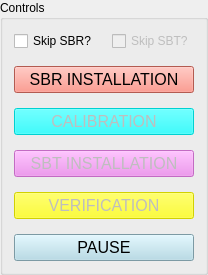
     <widget class="QGroupBox" name="groupBox_2">
      <property name="title">
       <string>Controls</string>
      </property>
      <layout class="QHBoxLayout" name="horizontalLayout_2">
       <item>
        <layout class="QVBoxLayout" name="verticalLayout">
         <property name="spacing">
          <number>15</number>
         </property>
         <item>
          <layout class="QHBoxLayout" name="horizontalLayout_5">
           <item>
            <widget class="QCheckBox" name="CalToggle">
             <property name="text">
              <string>Skip SBR?</string>
             </property>
            </widget>
           </item>
           <item>
            <widget class="QCheckBox" name="VeriToggle">
             <property name="enabled">
              <bool>false</bool>
             </property>
             <property name="text">
              <string>Skip SBT?</string>
             </property>
            </widget>
           </item>
          </layout>
         </item>
         <item>
          <widget class="QPushButton" name="SBRButton">
           <property name="sizePolicy">
            <sizepolicy hsizetype="Minimum" vsizetype="Minimum">
             <horstretch>0</horstretch>
             <verstretch>0</verstretch>
            </sizepolicy>
           </property>
           <property name="palette">
            <palette>
             <active>
              <colorrole role="WindowText">
               <brush brushstyle="SolidPattern">
                <color alpha="255">
                 <red>0</red>
                 <green>0</green>
                 <blue>0</blue>
                </color>
               </brush>
              </colorrole>
              <colorrole role="Button">
               <brush brushstyle="SolidPattern">
                <color alpha="255">
                 <red>250</red>
                 <green>128</green>
                 <blue>114</blue>
                </color>
               </brush>
              </colorrole>
              <colorrole role="Light">
               <brush brushstyle="SolidPattern">
                <color alpha="255">
                 <red>131</red>
                 <green>255</green>
                 <blue>245</blue>
                </color>
               </brush>
              </colorrole>
              <colorrole role="Midlight">
               <brush brushstyle="SolidPattern">
                <color alpha="255">
                 <red>77</red>
                 <green>247</green>
                 <blue>233</blue>
                </color>
               </brush>
              </colorrole>
              <colorrole role="Dark">
               <brush brushstyle="SolidPattern">
                <color alpha="255">
                 <red>12</red>
                 <green>120</green>
                 <blue>111</blue>
                </color>
               </brush>
              </colorrole>
              <colorrole role="Mid">
               <brush brushstyle="SolidPattern">
                <color alpha="255">
                 <red>16</red>
                 <green>160</green>
                 <blue>148</blue>
                </color>
               </brush>
              </colorrole>
              <colorrole role="Text">
               <brush brushstyle="SolidPattern">
                <color alpha="255">
                 <red>0</red>
                 <green>0</green>
                 <blue>0</blue>
                </color>
               </brush>
              </colorrole>
              <colorrole role="BrightText">
               <brush brushstyle="SolidPattern">
                <color alpha="255">
                 <red>255</red>
                 <green>255</green>
                 <blue>255</blue>
                </color>
               </brush>
              </colorrole>
              <colorrole role="ButtonText">
               <brush brushstyle="SolidPattern">
                <color alpha="255">
                 <red>0</red>
                 <green>0</green>
                 <blue>0</blue>
                </color>
               </brush>
              </colorrole>
              <colorrole role="Base">
               <brush brushstyle="SolidPattern">
                <color alpha="255">
                 <red>250</red>
                 <green>128</green>
                 <blue>114</blue>
                </color>
               </brush>
              </colorrole>
              <colorrole role="Window">
               <brush brushstyle="SolidPattern">
                <color alpha="255">
                 <red>250</red>
                 <green>128</green>
                 <blue>114</blue>
                </color>
               </brush>
              </colorrole>
              <colorrole role="Shadow">
               <brush brushstyle="SolidPattern">
                <color alpha="255">
                 <red>0</red>
                 <green>0</green>
                 <blue>0</blue>
                </color>
               </brush>
              </colorrole>
              <colorrole role="AlternateBase">
               <brush brushstyle="SolidPattern">
                <color alpha="255">
                 <red>139</red>
                 <green>247</green>
                 <blue>238</blue>
                </color>
               </brush>
              </colorrole>
              <colorrole role="ToolTipBase">
               <brush brushstyle="SolidPattern">
                <color alpha="255">
                 <red>255</red>
                 <green>255</green>
                 <blue>220</blue>
                </color>
               </brush>
              </colorrole>
              <colorrole role="ToolTipText">
               <brush brushstyle="SolidPattern">
                <color alpha="255">
                 <red>0</red>
                 <green>0</green>
                 <blue>0</blue>
                </color>
               </brush>
              </colorrole>
             </active>
             <inactive>
              <colorrole role="WindowText">
               <brush brushstyle="SolidPattern">
                <color alpha="255">
                 <red>0</red>
                 <green>0</green>
                 <blue>0</blue>
                </color>
               </brush>
              </colorrole>
              <colorrole role="Button">
               <brush brushstyle="SolidPattern">
                <color alpha="255">
                 <red>250</red>
                 <green>128</green>
                 <blue>114</blue>
                </color>
               </brush>
              </colorrole>
              <colorrole role="Light">
               <brush brushstyle="SolidPattern">
                <color alpha="255">
                 <red>131</red>
                 <green>255</green>
                 <blue>245</blue>
                </color>
               </brush>
              </colorrole>
              <colorrole role="Midlight">
               <brush brushstyle="SolidPattern">
                <color alpha="255">
                 <red>77</red>
                 <green>247</green>
                 <blue>233</blue>
                </color>
               </brush>
              </colorrole>
              <colorrole role="Dark">
               <brush brushstyle="SolidPattern">
                <color alpha="255">
                 <red>12</red>
                 <green>120</green>
                 <blue>111</blue>
                </color>
               </brush>
              </colorrole>
              <colorrole role="Mid">
               <brush brushstyle="SolidPattern">
                <color alpha="255">
                 <red>16</red>
                 <green>160</green>
                 <blue>148</blue>
                </color>
               </brush>
              </colorrole>
              <colorrole role="Text">
               <brush brushstyle="SolidPattern">
                <color alpha="255">
                 <red>0</red>
                 <green>0</green>
                 <blue>0</blue>
                </color>
               </brush>
              </colorrole>
              <colorrole role="BrightText">
               <brush brushstyle="SolidPattern">
                <color alpha="255">
                 <red>255</red>
                 <green>255</green>
                 <blue>255</blue>
                </color>
               </brush>
              </colorrole>
              <colorrole role="ButtonText">
               <brush brushstyle="SolidPattern">
                <color alpha="255">
                 <red>0</red>
                 <green>0</green>
                 <blue>0</blue>
                </color>
               </brush>
              </colorrole>
              <colorrole role="Base">
               <brush brushstyle="SolidPattern">
                <color alpha="255">
                 <red>250</red>
                 <green>128</green>
                 <blue>114</blue>
                </color>
               </brush>
              </colorrole>
              <colorrole role="Window">
               <brush brushstyle="SolidPattern">
                <color alpha="255">
                 <red>250</red>
                 <green>128</green>
                 <blue>114</blue>
                </color>
               </brush>
              </colorrole>
              <colorrole role="Shadow">
               <brush brushstyle="SolidPattern">
                <color alpha="255">
                 <red>0</red>
                 <green>0</green>
                 <blue>0</blue>
                </color>
               </brush>
              </colorrole>
              <colorrole role="AlternateBase">
               <brush brushstyle="SolidPattern">
                <color alpha="255">
                 <red>139</red>
                 <green>247</green>
                 <blue>238</blue>
                </color>
               </brush>
              </colorrole>
              <colorrole role="ToolTipBase">
               <brush brushstyle="SolidPattern">
                <color alpha="255">
                 <red>255</red>
                 <green>255</green>
                 <blue>220</blue>
                </color>
               </brush>
              </colorrole>
              <colorrole role="ToolTipText">
               <brush brushstyle="SolidPattern">
                <color alpha="255">
                 <red>0</red>
                 <green>0</green>
                 <blue>0</blue>
                </color>
               </brush>
              </colorrole>
             </inactive>
             <disabled>
              <colorrole role="WindowText">
               <brush brushstyle="SolidPattern">
                <color alpha="255">
                 <red>12</red>
                 <green>120</green>
                 <blue>111</blue>
                </color>
               </brush>
              </colorrole>
              <colorrole role="Button">
               <brush brushstyle="SolidPattern">
                <color alpha="255">
                 <red>250</red>
                 <green>128</green>
                 <blue>114</blue>
                </color>
               </brush>
              </colorrole>
              <colorrole role="Light">
               <brush brushstyle="SolidPattern">
                <color alpha="255">
                 <red>131</red>
                 <green>255</green>
                 <blue>245</blue>
                </color>
               </brush>
              </colorrole>
              <colorrole role="Midlight">
               <brush brushstyle="SolidPattern">
                <color alpha="255">
                 <red>77</red>
                 <green>247</green>
                 <blue>233</blue>
                </color>
               </brush>
              </colorrole>
              <colorrole role="Dark">
               <brush brushstyle="SolidPattern">
                <color alpha="255">
                 <red>12</red>
                 <green>120</green>
                 <blue>111</blue>
                </color>
               </brush>
              </colorrole>
              <colorrole role="Mid">
               <brush brushstyle="SolidPattern">
                <color alpha="255">
                 <red>16</red>
                 <green>160</green>
                 <blue>148</blue>
                </color>
               </brush>
              </colorrole>
              <colorrole role="Text">
               <brush brushstyle="SolidPattern">
                <color alpha="255">
                 <red>12</red>
                 <green>120</green>
                 <blue>111</blue>
                </color>
               </brush>
              </colorrole>
              <colorrole role="BrightText">
               <brush brushstyle="SolidPattern">
                <color alpha="255">
                 <red>255</red>
                 <green>255</green>
                 <blue>255</blue>
                </color>
               </brush>
              </colorrole>
              <colorrole role="ButtonText">
               <brush brushstyle="SolidPattern">
                <color alpha="255">
                 <red>12</red>
                 <green>120</green>
                 <blue>111</blue>
                </color>
               </brush>
              </colorrole>
              <colorrole role="Base">
               <brush brushstyle="SolidPattern">
                <color alpha="255">
                 <red>250</red>
                 <green>128</green>
                 <blue>114</blue>
                </color>
               </brush>
              </colorrole>
              <colorrole role="Window">
               <brush brushstyle="SolidPattern">
                <color alpha="255">
                 <red>250</red>
                 <green>128</green>
                 <blue>114</blue>
                </color>
               </brush>
              </colorrole>
              <colorrole role="Shadow">
               <brush brushstyle="SolidPattern">
                <color alpha="255">
                 <red>0</red>
                 <green>0</green>
                 <blue>0</blue>
                </color>
               </brush>
              </colorrole>
              <colorrole role="AlternateBase">
               <brush brushstyle="SolidPattern">
                <color alpha="255">
                 <red>24</red>
                 <green>240</green>
                 <blue>222</blue>
                </color>
               </brush>
              </colorrole>
              <colorrole role="ToolTipBase">
               <brush brushstyle="SolidPattern">
                <color alpha="255">
                 <red>255</red>
                 <green>255</green>
                 <blue>220</blue>
                </color>
               </brush>
              </colorrole>
              <colorrole role="ToolTipText">
               <brush brushstyle="SolidPattern">
                <color alpha="255">
                 <red>0</red>
                 <green>0</green>
                 <blue>0</blue>
                </color>
               </brush>
              </colorrole>
             </disabled>
            </palette>
           </property>
           <property name="font">
            <font>
             <pointsize>12</pointsize>
            </font>
           </property>
           <property name="styleSheet">
            <string notr="true">background-color:salmon</string>
           </property>
           <property name="text">
            <string>SBR INSTALLATION</string>
           </property>
          </widget>
         </item>
         <item>
          <widget class="QPushButton" name="CalibrationButton">
           <property name="enabled">
            <bool>false</bool>
           </property>
           <property name="sizePolicy">
            <sizepolicy hsizetype="Minimum" vsizetype="Minimum">
             <horstretch>0</horstretch>
             <verstretch>0</verstretch>
            </sizepolicy>
           </property>
           <property name="font">
            <font>
             <pointsize>12</pointsize>
            </font>
           </property>
           <property name="styleSheet">
            <string notr="true">background-color:cyan</string>
           </property>
           <property name="text">
            <string>CALIBRATION</string>
           </property>
          </widget>
         </item>
         <item>
          <widget class="QPushButton" name="SBTButton">
           <property name="enabled">
            <bool>false</bool>
           </property>
           <property name="sizePolicy">
            <sizepolicy hsizetype="Preferred" vsizetype="Preferred">
             <horstretch>0</horstretch>
             <verstretch>0</verstretch>
            </sizepolicy>
           </property>
           <property name="minimumSize">
            <size>
             <width>0</width>
             <height>24</height>
            </size>
           </property>
           <property name="font">
            <font>
             <pointsize>12</pointsize>
            </font>
           </property>
           <property name="styleSheet">
            <string notr="true">background-color:violet</string>
           </property>
           <property name="text">
            <string>SBT INSTALLATION</string>
           </property>
          </widget>
         </item>
         <item>
          <widget class="QPushButton" name="VerificationButton">
           <property name="enabled">
            <bool>false</bool>
           </property>
           <property name="sizePolicy">
            <sizepolicy hsizetype="Minimum" vsizetype="Minimum">
             <horstretch>0</horstretch>
             <verstretch>0</verstretch>
            </sizepolicy>
           </property>
           <property name="font">
            <font>
             <pointsize>12</pointsize>
            </font>
           </property>
           <property name="styleSheet">
            <string notr="true">background-color:yellow</string>
           </property>
           <property name="text">
            <string>VERIFICATION</string>
           </property>
          </widget>
         </item>
         <item>
          <widget class="QPushButton" name="PauseButton">
           <property name="enabled">
            <bool>true</bool>
           </property>
           <property name="sizePolicy">
            <sizepolicy hsizetype="Minimum" vsizetype="Minimum">
             <horstretch>0</horstretch>
             <verstretch>0</verstretch>
            </sizepolicy>
           </property>
           <property name="font">
            <font>
             <pointsize>12</pointsize>
            </font>
           </property>
           <property name="styleSheet">
            <string notr="true">background-color: lightblue</string>
           </property>
           <property name="text">
            <string>PAUSE</string>
           </property>
          </widget>
         </item>
        </layout>
       </item>
      </layout>
     </widget>
